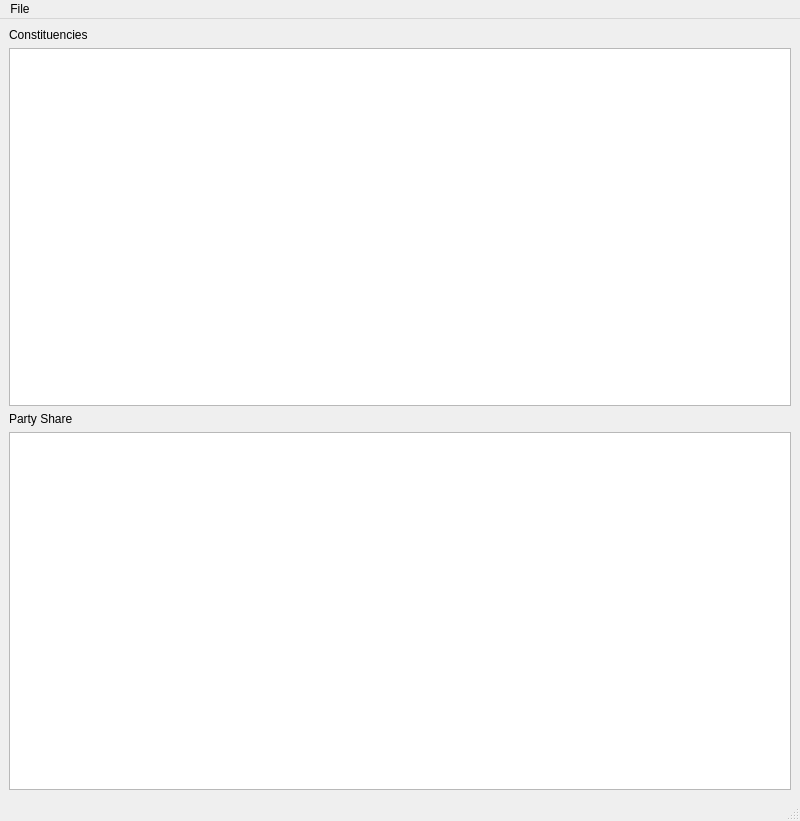
<?xml version="1.0" encoding="UTF-8"?>
<ui version="4.0">
 <class>ElectionDemo</class>
 <widget class="QMainWindow" name="ElectionDemo">
  <property name="geometry">
   <rect>
    <x>0</x>
    <y>0</y>
    <width>800</width>
    <height>821</height>
   </rect>
  </property>
  <property name="windowTitle">
   <string>Election Data</string>
  </property>
  <widget class="QWidget" name="centralwidget">
   <layout class="QVBoxLayout" name="verticalLayout_3">
    <item>
     <layout class="QVBoxLayout" name="verticalLayout">
      <item>
       <widget class="QLabel" name="label">
        <property name="text">
         <string>Constituencies</string>
        </property>
       </widget>
      </item>
      <item>
       <widget class="QTableView" name="_constituencyTableView"/>
      </item>
     </layout>
    </item>
    <item>
     <layout class="QVBoxLayout" name="verticalLayout_2">
      <item>
       <widget class="QLabel" name="label_2">
        <property name="text">
         <string>Party Share</string>
        </property>
       </widget>
      </item>
      <item>
       <widget class="QTableView" name="_partyTableView"/>
      </item>
     </layout>
    </item>
   </layout>
  </widget>
  <widget class="QMenuBar" name="menubar">
   <property name="geometry">
    <rect>
     <x>0</x>
     <y>0</y>
     <width>800</width>
     <height>31</height>
    </rect>
   </property>
   <widget class="QMenu" name="menuFile">
    <property name="title">
     <string>File</string>
    </property>
    <addaction name="actionOpen"/>
    <addaction name="actionSave"/>
    <addaction name="separator"/>
    <addaction name="actionExit"/>
   </widget>
   <addaction name="menuFile"/>
  </widget>
  <widget class="QStatusBar" name="statusbar"/>
  <action name="actionOpen">
   <property name="text">
    <string>Open</string>
   </property>
  </action>
  <action name="actionSave">
   <property name="text">
    <string>Save</string>
   </property>
  </action>
  <action name="actionExit">
   <property name="text">
    <string>Exit</string>
   </property>
  </action>
 </widget>
 <resources/>
 <connections>
  <connection>
   <sender>actionExit</sender>
   <signal>triggered()</signal>
   <receiver>ElectionDemo</receiver>
   <slot>close()</slot>
   <hints>
    <hint type="sourcelabel">
     <x>-1</x>
     <y>-1</y>
    </hint>
    <hint type="destinationlabel">
     <x>399</x>
     <y>299</y>
    </hint>
   </hints>
  </connection>
  <connection>
   <sender>actionOpen</sender>
   <signal>triggered()</signal>
   <receiver>ElectionDemo</receiver>
   <slot>load_data()</slot>
   <hints>
    <hint type="sourcelabel">
     <x>-1</x>
     <y>-1</y>
    </hint>
    <hint type="destinationlabel">
     <x>399</x>
     <y>299</y>
    </hint>
   </hints>
  </connection>
  <connection>
   <sender>actionSave</sender>
   <signal>triggered()</signal>
   <receiver>ElectionDemo</receiver>
   <slot>save_data()</slot>
   <hints>
    <hint type="sourcelabel">
     <x>-1</x>
     <y>-1</y>
    </hint>
    <hint type="destinationlabel">
     <x>399</x>
     <y>299</y>
    </hint>
   </hints>
  </connection>
 </connections>
</ui>
